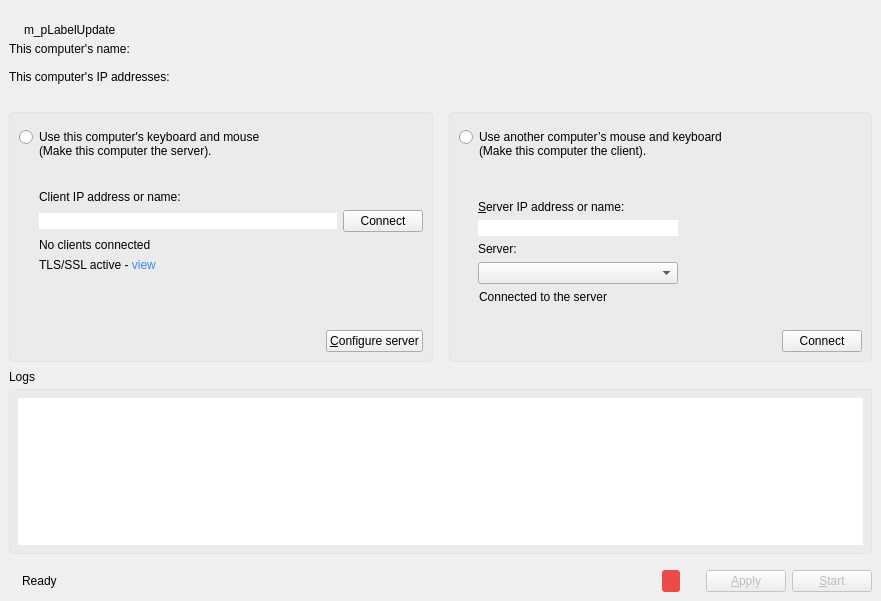
<?xml version="1.0" encoding="UTF-8"?>
<ui version="4.0">
 <class>MainWindowBase</class>
 <widget class="QMainWindow" name="MainWindowBase">
  <property name="geometry">
   <rect>
    <x>0</x>
    <y>0</y>
    <width>881</width>
    <height>601</height>
   </rect>
  </property>
  <property name="sizePolicy">
   <sizepolicy hsizetype="Fixed" vsizetype="Fixed">
    <horstretch>0</horstretch>
    <verstretch>0</verstretch>
   </sizepolicy>
  </property>
  <property name="minimumSize">
   <size>
    <width>720</width>
    <height>552</height>
   </size>
  </property>
  <property name="windowTitle">
   <string>Synergy</string>
  </property>
  <widget class="QWidget" name="centralwidget">
   <layout class="QVBoxLayout" name="verticalLayout_2">
    <property name="spacing">
     <number>0</number>
    </property>
    <property name="topMargin">
     <number>20</number>
    </property>
    <item>
     <widget class="QWidget" name="m_pWidgetUpdate" native="true">
      <layout class="QHBoxLayout" name="horizontalLayout_2">
       <property name="spacing">
        <number>6</number>
       </property>
       <property name="leftMargin">
        <number>2</number>
       </property>
       <property name="topMargin">
        <number>0</number>
       </property>
       <property name="rightMargin">
        <number>0</number>
       </property>
       <property name="bottomMargin">
        <number>2</number>
       </property>
       <item>
        <widget class="QLabel" name="m_pIconUpdate">
         <property name="text">
          <string/>
         </property>
         <property name="pixmap">
          <pixmap resource="../res/Synergy.qrc">:/res/icons/16x16/warning.png</pixmap>
         </property>
        </widget>
       </item>
       <item>
        <widget class="QLabel" name="m_pLabelUpdate">
         <property name="text">
          <string notr="true">m_pLabelUpdate</string>
         </property>
         <property name="openExternalLinks">
          <bool>true</bool>
         </property>
        </widget>
       </item>
       <item>
        <spacer name="m_pSpacerUpdate">
         <property name="orientation">
          <enum>Qt::Horizontal</enum>
         </property>
         <property name="sizeHint" stdset="0">
          <size>
           <width>469</width>
           <height>20</height>
          </size>
         </property>
        </spacer>
       </item>
      </layout>
     </widget>
    </item>
    <item>
     <widget class="QLabel" name="m_pLabelComputerName">
      <property name="minimumSize">
       <size>
        <width>0</width>
        <height>0</height>
       </size>
      </property>
      <property name="maximumSize">
       <size>
        <width>65535</width>
        <height>65535</height>
       </size>
      </property>
      <property name="font">
       <font>
        <family>Arial</family>
        <kerning>true</kerning>
       </font>
      </property>
      <property name="text">
       <string notr="true">This computer's name:</string>
      </property>
     </widget>
    </item>
    <item>
     <spacer name="verticalSpacer_5">
      <property name="orientation">
       <enum>Qt::Vertical</enum>
      </property>
      <property name="sizeType">
       <enum>QSizePolicy::Fixed</enum>
      </property>
      <property name="sizeHint" stdset="0">
       <size>
        <width>20</width>
        <height>14</height>
       </size>
      </property>
     </spacer>
    </item>
    <item>
     <widget class="QLabel" name="m_pLabelIpAddresses">
      <property name="text">
       <string notr="true">This computer's IP addresses:</string>
      </property>
     </widget>
    </item>
    <item>
     <widget class="QWidget" name="m_pMainWidgets" native="true">
      <property name="sizePolicy">
       <sizepolicy hsizetype="Expanding" vsizetype="Expanding">
        <horstretch>0</horstretch>
        <verstretch>0</verstretch>
       </sizepolicy>
      </property>
      <property name="minimumSize">
       <size>
        <width>0</width>
        <height>0</height>
       </size>
      </property>
      <property name="maximumSize">
       <size>
        <width>16777215</width>
        <height>16777215</height>
       </size>
      </property>
      <layout class="QHBoxLayout" name="horizontalLayout_8">
       <property name="spacing">
        <number>16</number>
       </property>
       <property name="leftMargin">
        <number>0</number>
       </property>
       <property name="topMargin">
        <number>28</number>
       </property>
       <property name="rightMargin">
        <number>0</number>
       </property>
       <property name="bottomMargin">
        <number>8</number>
       </property>
       <item>
        <widget class="QFrame" name="m_pGroupServer">
         <property name="sizePolicy">
          <sizepolicy hsizetype="Preferred" vsizetype="Expanding">
           <horstretch>0</horstretch>
           <verstretch>0</verstretch>
          </sizepolicy>
         </property>
         <property name="minimumSize">
          <size>
           <width>0</width>
           <height>250</height>
          </size>
         </property>
         <property name="maximumSize">
          <size>
           <width>16777215</width>
           <height>250</height>
          </size>
         </property>
         <property name="styleSheet">
          <string notr="true">.QFrame{
border: 1px solid  rgba(192,192,192, 0.2);;
border-radius: 4px;
background-color: rgba(192,192,192, 0.1);
}</string>
         </property>
         <property name="frameShape">
          <enum>QFrame::StyledPanel</enum>
         </property>
         <property name="frameShadow">
          <enum>QFrame::Raised</enum>
         </property>
         <layout class="QVBoxLayout" name="verticalLayout">
          <property name="topMargin">
           <number>11</number>
          </property>
          <item>
           <widget class="QRadioButton" name="m_pRadioGroupServer">
            <property name="sizePolicy">
             <sizepolicy hsizetype="Expanding" vsizetype="Fixed">
              <horstretch>0</horstretch>
              <verstretch>0</verstretch>
             </sizepolicy>
            </property>
            <property name="minimumSize">
             <size>
              <width>0</width>
              <height>40</height>
             </size>
            </property>
            <property name="maximumSize">
             <size>
              <width>65535</width>
              <height>65535</height>
             </size>
            </property>
            <property name="styleSheet">
             <string notr="true">QRadioButton::indicator{
   top: -7px;
}</string>
            </property>
            <property name="text">
             <string>Use this computer's keyboard and mouse 
(Make this computer the server).</string>
            </property>
           </widget>
          </item>
          <item>
           <spacer name="verticalSpacer">
            <property name="orientation">
             <enum>Qt::Vertical</enum>
            </property>
            <property name="sizeType">
             <enum>QSizePolicy::Fixed</enum>
            </property>
            <property name="sizeHint" stdset="0">
             <size>
              <width>20</width>
              <height>20</height>
             </size>
            </property>
           </spacer>
          </item>
          <item>
           <widget class="QLabel" name="m_pLabelClientIp">
            <property name="text">
             <string>Client IP address or name:</string>
            </property>
            <property name="indent">
             <number>20</number>
            </property>
           </widget>
          </item>
          <item>
           <layout class="QHBoxLayout" name="horizontalLayout_3">
            <property name="leftMargin">
             <number>20</number>
            </property>
            <property name="topMargin">
             <number>0</number>
            </property>
            <item>
             <widget class="QLineEdit" name="m_pLineEditClienIp">
              <property name="frame">
               <bool>false</bool>
              </property>
             </widget>
            </item>
            <item>
             <widget class="QPushButton" name="m_pButtonConnectToClient">
              <property name="text">
               <string>Connect</string>
              </property>
             </widget>
            </item>
           </layout>
          </item>
          <item>
           <widget class="synergy_widgets::ServerStateLabel" name="m_pLabelServerState">
            <property name="text">
             <string>No clients connected</string>
            </property>
            <property name="indent">
             <number>20</number>
            </property>
           </widget>
          </item>
          <item>
           <widget class="QLabel" name="m_pLabelFingerprint">
            <property name="sizePolicy">
             <sizepolicy hsizetype="Preferred" vsizetype="Preferred">
              <horstretch>0</horstretch>
              <verstretch>0</verstretch>
             </sizepolicy>
            </property>
            <property name="maximumSize">
             <size>
              <width>16777215</width>
              <height>20</height>
             </size>
            </property>
            <property name="text">
             <string>&lt;html&gt;&lt;head/&gt;&lt;body&gt;&lt;p&gt;TLS/SSL active - &lt;a href=&quot;#&quot; style=&quot;text-decoration:none; color: #4285F4;&quot;&gt;view&lt;/a&gt;&lt;/p&gt;&lt;/body&gt;&lt;/html&gt;</string>
            </property>
            <property name="textFormat">
             <enum>Qt::RichText</enum>
            </property>
            <property name="indent">
             <number>20</number>
            </property>
           </widget>
          </item>
          <item>
           <spacer name="verticalSpacer_2">
            <property name="orientation">
             <enum>Qt::Vertical</enum>
            </property>
            <property name="sizeHint" stdset="0">
             <size>
              <width>20</width>
              <height>40</height>
             </size>
            </property>
           </spacer>
          </item>
          <item>
           <layout class="QHBoxLayout" name="horizontalLayout_4">
            <item>
             <spacer>
              <property name="orientation">
               <enum>Qt::Horizontal</enum>
              </property>
              <property name="sizeHint" stdset="0">
               <size>
                <width>40</width>
                <height>20</height>
               </size>
              </property>
             </spacer>
            </item>
            <item>
             <widget class="QPushButton" name="m_pButtonConfigureServer">
              <property name="minimumSize">
               <size>
                <width>0</width>
                <height>0</height>
               </size>
              </property>
              <property name="maximumSize">
               <size>
                <width>16777215</width>
                <height>16777215</height>
               </size>
              </property>
              <property name="text">
               <string>&amp;Configure server</string>
              </property>
             </widget>
            </item>
           </layout>
          </item>
         </layout>
        </widget>
       </item>
       <item>
        <widget class="QFrame" name="m_pGroupClient">
         <property name="sizePolicy">
          <sizepolicy hsizetype="Preferred" vsizetype="Expanding">
           <horstretch>0</horstretch>
           <verstretch>0</verstretch>
          </sizepolicy>
         </property>
         <property name="minimumSize">
          <size>
           <width>0</width>
           <height>250</height>
          </size>
         </property>
         <property name="maximumSize">
          <size>
           <width>16777215</width>
           <height>250</height>
          </size>
         </property>
         <property name="styleSheet">
          <string notr="true">.QFrame{
border: 1px solid  rgba(192,192,192, 0.2);
border-radius: 4px;
background-color: rgba(192,192,192, 0.1);
}</string>
         </property>
         <property name="frameShape">
          <enum>QFrame::StyledPanel</enum>
         </property>
         <property name="frameShadow">
          <enum>QFrame::Raised</enum>
         </property>
         <layout class="QVBoxLayout" name="verticalLayout_5">
          <property name="topMargin">
           <number>11</number>
          </property>
          <item>
           <widget class="QRadioButton" name="m_pRadioGroupClient">
            <property name="sizePolicy">
             <sizepolicy hsizetype="Expanding" vsizetype="Fixed">
              <horstretch>0</horstretch>
              <verstretch>0</verstretch>
             </sizepolicy>
            </property>
            <property name="minimumSize">
             <size>
              <width>0</width>
              <height>40</height>
             </size>
            </property>
            <property name="maximumSize">
             <size>
              <width>65535</width>
              <height>65535</height>
             </size>
            </property>
            <property name="styleSheet">
             <string notr="true">QRadioButton::indicator{
     top: -7px;
}</string>
            </property>
            <property name="text">
             <string>Use another computer’s mouse and keyboard
(Make this computer the client).</string>
            </property>
           </widget>
          </item>
          <item>
           <spacer name="verticalSpacer_4">
            <property name="orientation">
             <enum>Qt::Vertical</enum>
            </property>
            <property name="sizeType">
             <enum>QSizePolicy::Preferred</enum>
            </property>
            <property name="sizeHint" stdset="0">
             <size>
              <width>20</width>
              <height>40</height>
             </size>
            </property>
           </spacer>
          </item>
          <item>
           <layout class="QVBoxLayout" name="verticalLayout_3">
            <property name="leftMargin">
             <number>19</number>
            </property>
            <property name="topMargin">
             <number>10</number>
            </property>
            <item>
             <widget class="QLabel" name="m_pLabelServerName">
              <property name="sizePolicy">
               <sizepolicy hsizetype="Preferred" vsizetype="Maximum">
                <horstretch>0</horstretch>
                <verstretch>0</verstretch>
               </sizepolicy>
              </property>
              <property name="text">
               <string>&amp;Server IP address or name:</string>
              </property>
              <property name="buddy">
               <cstring>m_pLineEditHostname</cstring>
              </property>
             </widget>
            </item>
            <item>
             <widget class="QLineEdit" name="m_pLineEditHostname">
              <property name="sizePolicy">
               <sizepolicy hsizetype="Maximum" vsizetype="Maximum">
                <horstretch>0</horstretch>
                <verstretch>0</verstretch>
               </sizepolicy>
              </property>
              <property name="minimumSize">
               <size>
                <width>200</width>
                <height>0</height>
               </size>
              </property>
              <property name="toolTip">
               <string>Hostname or IP address of the server computer.</string>
              </property>
              <property name="frame">
               <bool>false</bool>
              </property>
             </widget>
            </item>
            <item>
             <widget class="QLabel" name="m_pLabelAutoDetected">
              <property name="text">
               <string>Server:</string>
              </property>
             </widget>
            </item>
            <item>
             <widget class="QComboBox" name="m_pComboServerList">
              <property name="sizePolicy">
               <sizepolicy hsizetype="Fixed" vsizetype="Maximum">
                <horstretch>0</horstretch>
                <verstretch>0</verstretch>
               </sizepolicy>
              </property>
              <property name="minimumSize">
               <size>
                <width>200</width>
                <height>0</height>
               </size>
              </property>
             </widget>
            </item>
           </layout>
          </item>
          <item>
           <widget class="synergy_widgets::ClientStateLabel" name="m_pLabelClientState">
            <property name="text">
             <string>Connected to the server</string>
            </property>
            <property name="indent">
             <number>20</number>
            </property>
           </widget>
          </item>
          <item>
           <spacer name="verticalSpacer_3">
            <property name="orientation">
             <enum>Qt::Vertical</enum>
            </property>
            <property name="sizeType">
             <enum>QSizePolicy::Expanding</enum>
            </property>
            <property name="sizeHint" stdset="0">
             <size>
              <width>20</width>
              <height>40</height>
             </size>
            </property>
           </spacer>
          </item>
          <item>
           <layout class="QHBoxLayout" name="horizontalLayout_9">
            <property name="topMargin">
             <number>0</number>
            </property>
            <item>
             <spacer name="horizontalSpacer_2">
              <property name="orientation">
               <enum>Qt::Horizontal</enum>
              </property>
              <property name="sizeHint" stdset="0">
               <size>
                <width>40</width>
                <height>20</height>
               </size>
              </property>
             </spacer>
            </item>
            <item>
             <widget class="QPushButton" name="m_pButtonConnect">
              <property name="text">
               <string>Connect</string>
              </property>
             </widget>
            </item>
           </layout>
          </item>
         </layout>
        </widget>
       </item>
      </layout>
     </widget>
    </item>
    <item>
     <widget class="QLabel" name="m_pLabelLogs">
      <property name="styleSheet">
       <string notr="true"/>
      </property>
      <property name="text">
       <string>Logs</string>
      </property>
     </widget>
    </item>
    <item>
     <spacer name="verticalSpacer_7">
      <property name="orientation">
       <enum>Qt::Vertical</enum>
      </property>
      <property name="sizeType">
       <enum>QSizePolicy::Fixed</enum>
      </property>
      <property name="sizeHint" stdset="0">
       <size>
        <width>20</width>
        <height>5</height>
       </size>
      </property>
     </spacer>
    </item>
    <item>
     <widget class="QFrame" name="m_pGroupLog">
      <property name="sizePolicy">
       <sizepolicy hsizetype="Preferred" vsizetype="Expanding">
        <horstretch>0</horstretch>
        <verstretch>0</verstretch>
       </sizepolicy>
      </property>
      <property name="minimumSize">
       <size>
        <width>0</width>
        <height>0</height>
       </size>
      </property>
      <property name="styleSheet">
       <string notr="true">.QFrame{
border: 1px solid  rgba(192,192,192, 0.2);;
border-radius: 4px;
background-color: rgba(192,192,192, 0.1);
}</string>
      </property>
      <property name="frameShape">
       <enum>QFrame::StyledPanel</enum>
      </property>
      <property name="frameShadow">
       <enum>QFrame::Raised</enum>
      </property>
      <layout class="QVBoxLayout" name="verticalLayout_4">
       <property name="leftMargin">
        <number>8</number>
       </property>
       <property name="topMargin">
        <number>8</number>
       </property>
       <property name="rightMargin">
        <number>8</number>
       </property>
       <property name="bottomMargin">
        <number>8</number>
       </property>
       <item>
        <widget class="QPlainTextEdit" name="m_pLogOutput">
         <property name="sizePolicy">
          <sizepolicy hsizetype="Expanding" vsizetype="Expanding">
           <horstretch>0</horstretch>
           <verstretch>0</verstretch>
          </sizepolicy>
         </property>
         <property name="font">
          <font>
           <family>Courier</family>
           <kerning>true</kerning>
          </font>
         </property>
         <property name="autoFillBackground">
          <bool>false</bool>
         </property>
         <property name="frameShape">
          <enum>QFrame::NoFrame</enum>
         </property>
         <property name="undoRedoEnabled">
          <bool>false</bool>
         </property>
         <property name="lineWrapMode">
          <enum>QPlainTextEdit::NoWrap</enum>
         </property>
         <property name="readOnly">
          <bool>true</bool>
         </property>
         <property name="maximumBlockCount">
          <number>10000</number>
         </property>
        </widget>
       </item>
      </layout>
     </widget>
    </item>
    <item>
     <layout class="QHBoxLayout" name="horizontalLayout">
      <property name="spacing">
       <number>6</number>
      </property>
      <property name="sizeConstraint">
       <enum>QLayout::SetDefaultConstraint</enum>
      </property>
      <property name="topMargin">
       <number>16</number>
      </property>
      <item>
       <widget class="QLabel" name="m_pLabelPadlock">
        <property name="enabled">
         <bool>true</bool>
        </property>
        <property name="text">
         <string/>
        </property>
        <property name="pixmap">
         <pixmap resource="../res/Synergy.qrc">:/res/icons/16x16/padlock.png</pixmap>
        </property>
       </widget>
      </item>
      <item>
       <widget class="QLabel" name="m_pStatusLabel">
        <property name="text">
         <string>Ready</string>
        </property>
       </widget>
      </item>
      <item>
       <spacer name="spacer">
        <property name="orientation">
         <enum>Qt::Horizontal</enum>
        </property>
        <property name="sizeHint" stdset="0">
         <size>
          <width>40</width>
          <height>20</height>
         </size>
        </property>
       </spacer>
      </item>
      <item>
       <widget class="QLabel" name="m_trialLabel">
        <property name="font">
         <font>
          <family>Arial</family>
          <pointsize>-1</pointsize>
          <weight>87</weight>
          <bold>true</bold>
         </font>
        </property>
        <property name="autoFillBackground">
         <bool>false</bool>
        </property>
        <property name="styleSheet">
         <string notr="true">font-size: 13px;
font-weight: 700;
padding: 3px 5px;
border-radius: 3px;
background-color: #EC4C47;
color: #ffffff;
top: 3px;</string>
        </property>
        <property name="text">
         <string notr="true"/>
        </property>
        <property name="alignment">
         <set>Qt::AlignLeading|Qt::AlignLeft|Qt::AlignVCenter</set>
        </property>
        <property name="margin">
         <number>0</number>
        </property>
        <property name="openExternalLinks">
         <bool>true</bool>
        </property>
       </widget>
      </item>
      <item>
       <spacer name="horizontalSpacer">
        <property name="orientation">
         <enum>Qt::Horizontal</enum>
        </property>
        <property name="sizeType">
         <enum>QSizePolicy::Fixed</enum>
        </property>
        <property name="sizeHint" stdset="0">
         <size>
          <width>20</width>
          <height>20</height>
         </size>
        </property>
       </spacer>
      </item>
      <item>
       <widget class="QPushButton" name="m_pButtonApply">
        <property name="enabled">
         <bool>false</bool>
        </property>
        <property name="text">
         <string>&amp;Apply</string>
        </property>
       </widget>
      </item>
      <item>
       <widget class="QPushButton" name="m_pButtonToggleStart">
        <property name="enabled">
         <bool>false</bool>
        </property>
        <property name="text">
         <string>&amp;Start</string>
        </property>
       </widget>
      </item>
     </layout>
    </item>
   </layout>
  </widget>
  <action name="m_pActionAbout">
   <property name="text">
    <string>&amp;About Synergy...</string>
   </property>
   <property name="shortcut">
    <string notr="true"/>
   </property>
  </action>
  <action name="m_pActionHelp">
   <property name="text">
    <string>Visit &amp;help site</string>
   </property>
   <property name="shortcut">
    <string notr="true"/>
   </property>
  </action>
  <action name="m_pActionQuit">
   <property name="text">
    <string>&amp;Quit</string>
   </property>
   <property name="statusTip">
    <string>Quit</string>
   </property>
   <property name="shortcut">
    <string notr="true">Ctrl+Q</string>
   </property>
  </action>
  <action name="m_pActionStartSynergy">
   <property name="text">
    <string>&amp;Start</string>
   </property>
   <property name="statusTip">
    <string>Run</string>
   </property>
   <property name="shortcut">
    <string notr="true">Ctrl+S</string>
   </property>
  </action>
  <action name="m_pActionStopSynergy">
   <property name="enabled">
    <bool>false</bool>
   </property>
   <property name="text">
    <string>S&amp;top</string>
   </property>
   <property name="statusTip">
    <string>Stop</string>
   </property>
   <property name="shortcut">
    <string notr="true">Ctrl+T</string>
   </property>
  </action>
  <action name="actionShowStatus">
   <property name="text">
    <string>S&amp;how Status</string>
   </property>
   <property name="shortcut">
    <string notr="true">Ctrl+H</string>
   </property>
  </action>
  <action name="m_pActionMinimize">
   <property name="text">
    <string>&amp;Hide</string>
   </property>
   <property name="toolTip">
    <string>Hide</string>
   </property>
   <property name="shortcut">
    <string notr="true"/>
   </property>
  </action>
  <action name="m_pActionRestore">
   <property name="text">
    <string>&amp;Show</string>
   </property>
   <property name="toolTip">
    <string>Show</string>
   </property>
   <property name="shortcut">
    <string notr="true"/>
   </property>
  </action>
  <action name="m_pActionSave">
   <property name="text">
    <string>Save configuration &amp;as...</string>
   </property>
   <property name="statusTip">
    <string>Save the interactively generated server configuration to a file.</string>
   </property>
   <property name="shortcut">
    <string notr="true">Ctrl+Alt+S</string>
   </property>
  </action>
  <action name="m_pActionSettings">
   <property name="text">
    <string>Preferences</string>
   </property>
   <property name="toolTip">
    <string>Preferences</string>
   </property>
   <property name="shortcut">
    <string notr="true"/>
   </property>
  </action>
  <action name="m_pActivate">
   <property name="text">
    <string>Activate</string>
   </property>
   <property name="toolTip">
    <string>Activate</string>
   </property>
  </action>
 </widget>
 <customwidgets>
  <customwidget>
   <class>synergy_widgets::ServerStateLabel</class>
   <extends>QLabel</extends>
   <header>widgets/ServerStateLabel.h</header>
  </customwidget>
  <customwidget>
   <class>synergy_widgets::ClientStateLabel</class>
   <extends>QLabel</extends>
   <header>widgets/ClientStateLabel.h</header>
  </customwidget>
 </customwidgets>
 <resources>
  <include location="../res/Synergy.qrc"/>
 </resources>
 <connections>
  <connection>
   <sender>m_pButtonToggleStart</sender>
   <signal>clicked()</signal>
   <receiver>m_pActionStartSynergy</receiver>
   <slot>trigger()</slot>
   <hints>
    <hint type="sourcelabel">
     <x>361</x>
     <y>404</y>
    </hint>
    <hint type="destinationlabel">
     <x>-1</x>
     <y>-1</y>
    </hint>
   </hints>
  </connection>
 </connections>
</ui>
